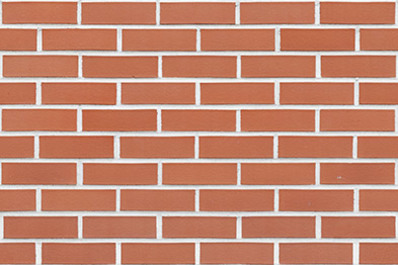
#> input picture assets/brick-texture.jpg, 398 x 265 px
$ python image_extract.py ../assets/brick-texture.jpg
#> lines starting #> are read from the running program, lines starting #| are printed output that depends on the picture
import sys
from PIL import Image
import PIL

im = Image.open(sys.argv[1])
#> im is the input picture: PIL image 398x265 RGB; mean R, G, B 195, 135.5, 113.6
im = im.transpose(Image.TRANSPOSE)
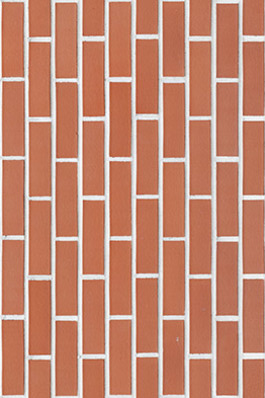
#> im: PIL image 265x398 RGB; mean R, G, B 195, 135.5, 113.6
im = im.convert(mode="RGB")

w, h = im.size
#> w = 265; h = 398

print("w {0}\nh {1}".format(w, h))
#| w 265
#| h 398

pxlmap = im.load()

for y in range(0, h):
    for x in range(0, w):
        px = pxlmap[x, y]
        print("{0} {1} {2} ".format(px[0], px[1], px[2]), end='')
    print('')
